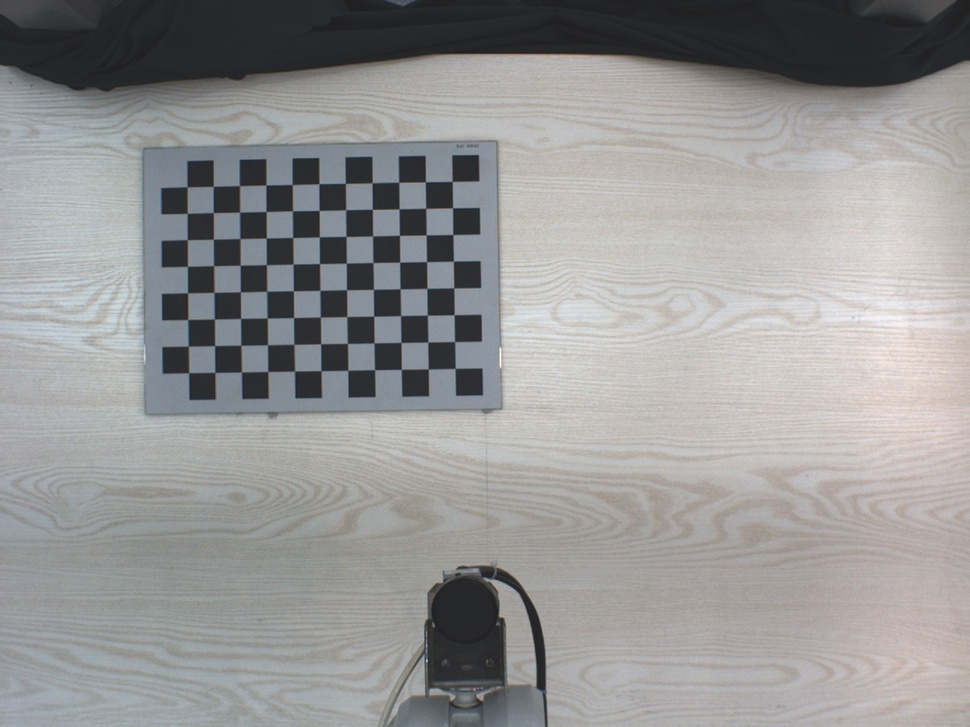
#> input picture images/camera_calib/camera101.jpg, 970 x 727 px, shrunk from 1280 x 960 before the run; its folder holds only this picture in this run
$ python P_4_2_2_camera_calibration.py
#> lines starting #> are read from the running program, lines starting #| are printed output that depends on the picture; after the words box and inside, x2 and y2 are one past the last pixel; in counts of white or black regions, pixels touching at a corner belong together
# Author: Sisi(Scarlett) Liu <scarlett.liu@csu.edu.cn>
# Uni: Central South University, Changsha, China
# Online course: Robotic Vision and Applications
# Created: 09-Sep-2020   Modified: 09-Sep-2020   Revision: 1.0
# Copyright © 2020 SR2V Ltd. All rights reserved

# Lecture 4-2-2 Camera Calibration

# import lib
import numpy as np
import cv2
import glob

itera = 30
sq = 30  # 30 mm size of square

# Set termination condition: 30 iterations or change < 0.001
criteria = (cv2.TERM_CRITERIA_EPS + cv2.TERM_CRITERIA_MAX_ITER, itera, 0.001)

# prepare object points, like (0,0,0), (1,0,0), (2,0,0) ....,(6,5,0)
# Defining the dimensions of checkerboard
a = 11
b = 8
objp = np.zeros((b*a,3), np.float32)
objp[:,:2] = np.mgrid[0:a,0:b].T.reshape(-1,2)*sq

# Arrays to store object points and image points from all the images.
objpoints = [] # 3d point in real world space
imgpoints = [] # 2d points in image plane.

images = glob.glob('images/camera_calib/*.jpg')
print(images)

for fname in images:
    img = cv2.imread(fname)
#> img is the input picture: shape (727, 970, 3); mean B, G, R 149.4, 149.7, 149.9
    gray = cv2.cvtColor(img,cv2.COLOR_BGR2GRAY)
    cv2.imshow('img',gray)
    cv2.waitKey(0)

    # Find the chess board corners
    ret, corners = cv2.findChessboardCorners(gray, (a,b) ,None)
#> ret = True; corners = 88 rows, first 8: [455.1, 368.4], [428.3, 368.9], [401.3, 369.3], [374.6, 369.7], [347.9, 370.2], [321, 370.7], [294.5, 371], [267.8, 371.5]
    print(corners)
#> (printed output is left out)

    # If found, add object points, image points (after refining them)
    if ret == True:
        objpoints.append(objp)

        corners2 = cv2.cornerSubPix(gray,corners,(11,11),(-1,-1),criteria)
#> corners2 = 88 rows, first 8: [455.2, 368.4], [428.3, 369], [401.3, 369.3], [374.5, 369.7], [347.8, 370.3], [320.9, 370.7], [294.5, 371], [267.7, 371.5]
        imgpoints.append(corners2)

        # Draw and display the corners
        img = cv2.drawChessboardCorners(img, (a,b), corners2,ret)
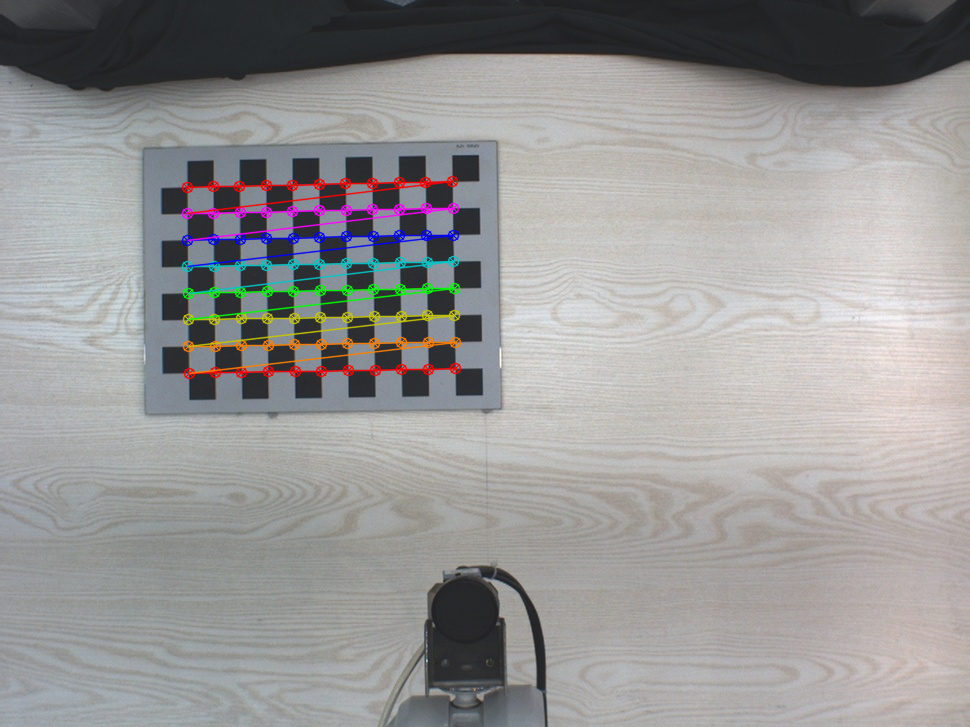
#> img: shape (727, 970, 3); 2.6% of pixels changed, all inside (x1, y1, x2, y2) = (181, 175, 462, 380)
        cv2.imshow('img',img)
        cv2.waitKey(0)

print(imgpoints)
#> (printed output is left out)
# Calibration
ret, mtx, dist, rvecs, tvecs = cv2.calibrateCamera(objpoints, imgpoints, gray.shape[::-1],None,None)
#> ret = 0.104; mtx = [[1073.7, 0, 473.9], [0, 1071.8, 326.4], [0, 0, 1]]; dist = [[-0.174, 1.19, 0.0028, 0.00638, -6.68]]; rvecs = ([-0.0314, 0.0213, 3.12],); tvecs = ([-20.96, 46.92, 1196.5],)
print("Camera matrix : \n")
print(mtx)
#| [[1.07366401e+03 0.00000000e+00 4.73906257e+02]
#|  [0.00000000e+00 1.07176082e+03 3.26413312e+02]
#|  [0.00000000e+00 0.00000000e+00 1.00000000e+00]]
print("dist : \n")
print(dist)
#| [[-1.74466875e-01  1.19134450e+00  2.80072079e-03  6.37792679e-03
#|   -6.68045141e+00]]

# Undistortion
img = cv2.imread('images/woodblockyellow.jpg')
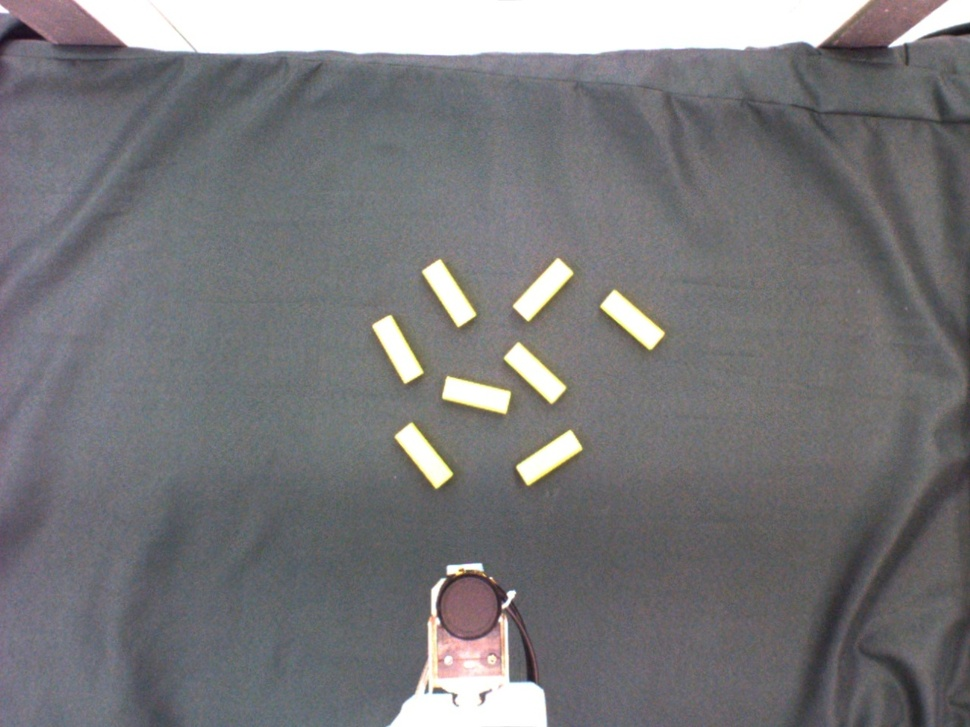
#> input picture images/woodblockyellow.jpg, 970 x 727 px, shrunk from 1280 x 960 before the run
#> img is the input picture: shape (727, 970, 3); mean B, G, R 122.4, 119.6, 120.2
h,  w = img.shape[:2]
#> h = 727; w = 970
newcameramtx, roi=cv2.getOptimalNewCameraMatrix(mtx,dist,(w,h),1,(w,h))
#> newcameramtx = [[567.1, 0, 340.3], [0, 605.7, 324.4], [0, 0, 1]]; roi = (90, 140, 512, 410)
# undistort
dst = cv2.undistort(img, mtx, dist, None, newcameramtx)
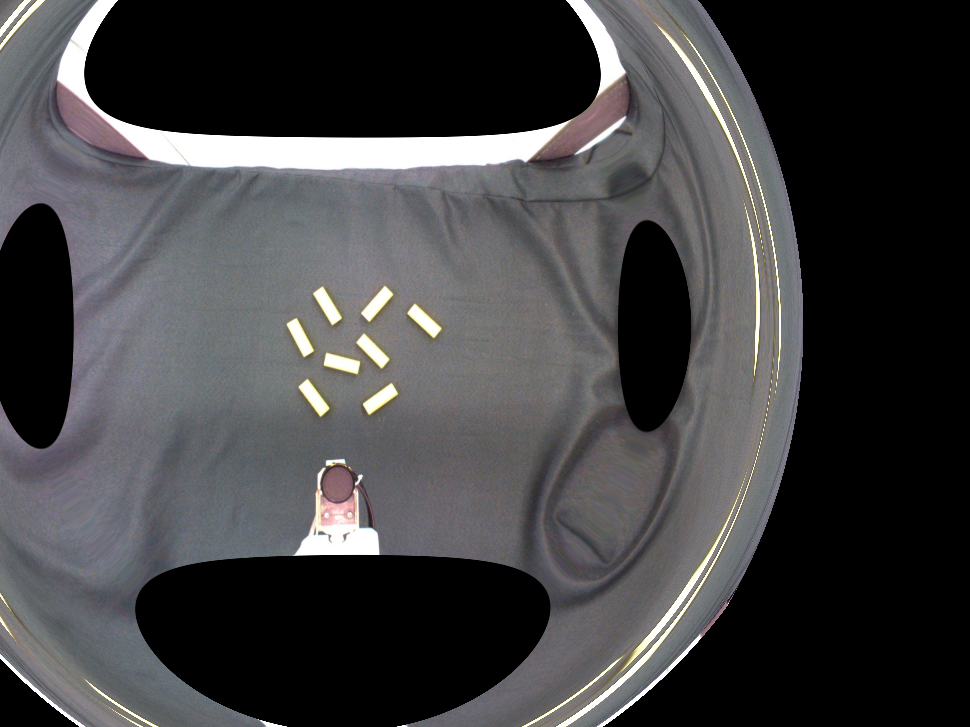
#> dst: shape (727, 970, 3); mean B, G, R 67.3, 65.8, 66.3
# crop the image
x,y,w,h = roi
#> x = 90; y = 140; w = 512; h = 410
dst = dst[y:y+h, x:x+w]
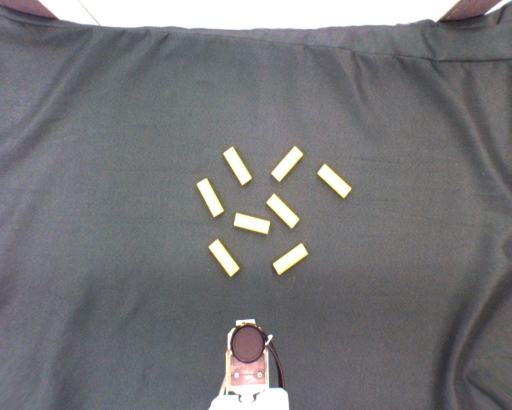
#> dst: shape (410, 512, 3); mean B, G, R 121.3, 118.8, 119.1
cv2.imshow('calibresult',dst)
cv2.waitKey(0)

cv2.destroyAllWindows()
